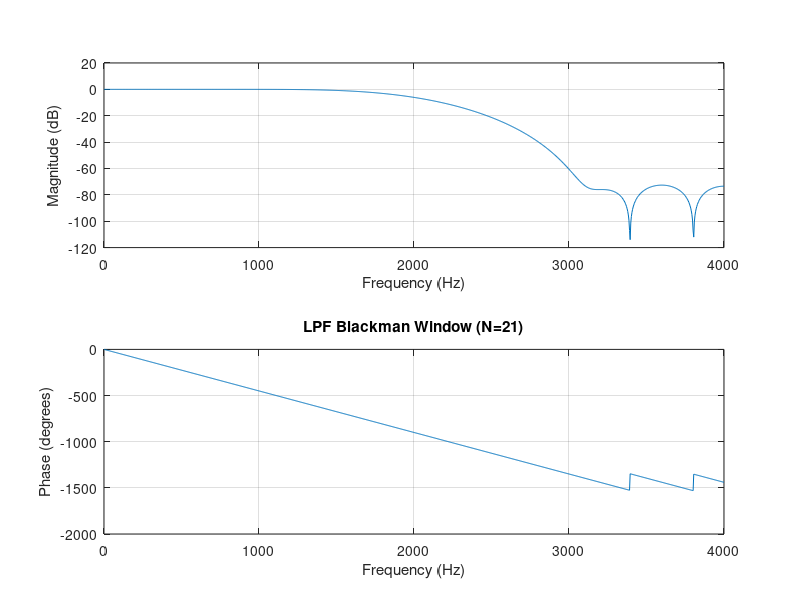
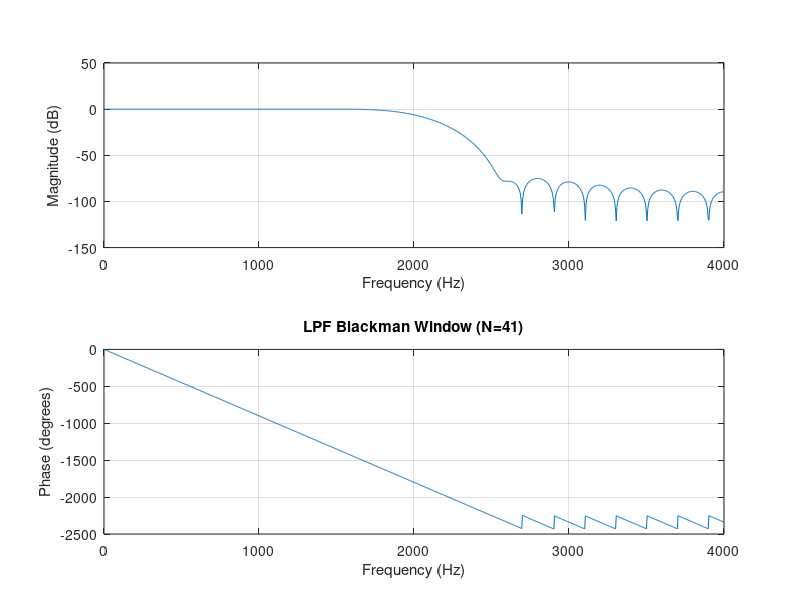

Reproduce these figures in MATLAB, in order.
fs = 8000;          % Sampling frequency (Hz)
fc_lp = 2000;       % Low-pass cutoff frequency (Hz)


N1 = 21;            % Filter length 21
N2 = 41;            % Filter length 41

b_black_21 = fir1(N1-1, fc_lp/(fs/2), blackman(N1));
b_black_41 = fir1(N2-1, fc_lp/(fs/2), blackman(N2));

figure;
freqz(b_black_21,1,1024,fs);
title('LPF Blackman Window (N=21)');
figure;
freqz(b_black_41,1,1024,fs);
title('LPF Blackman Window (N=41)');
